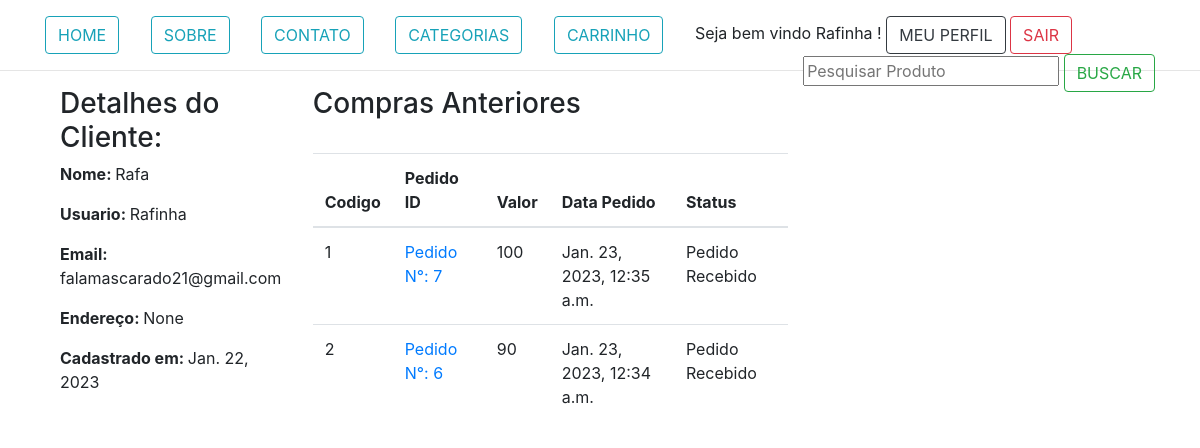
The page /perfil/ (signed in) on the database as committed earlier.
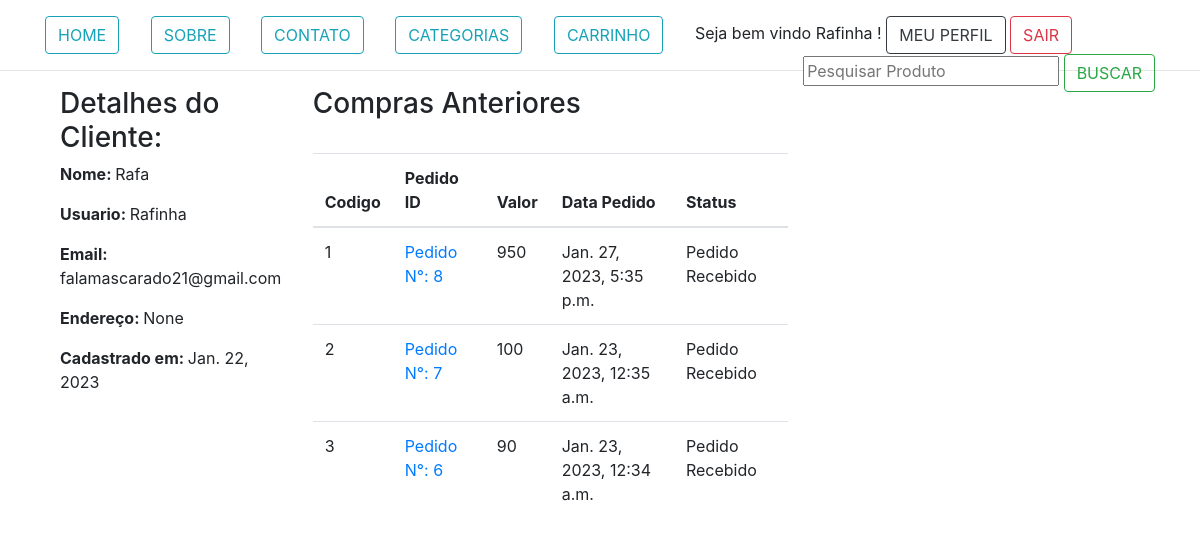
The same page on the database as committed later.
### lojaapp/models.py (models this page shows, shortened)
class Pedido_order(models.Model):
    carro = models.OneToOneField(Carro,on_delete=models.CASCADE)
    ordernando_por = models.CharField(max_length=200)
    endereco_envio = models.CharField(max_length=200)
    telefone = models.CharField(max_length=10)
    email = models.EmailField(null=True,blank=True)
    endereco_envio = models.CharField(max_length=200)
    subtotal = models.PositiveIntegerField()
    desconto = models.PositiveIntegerField()
    total = models.PositiveIntegerField()
    pedido_status = models.CharField(max_length=50,choices=PEDIDO_STATUS)
    criado_em = models.DateTimeField(auto_now_add=True)

### lojaapp/views.py (the view)
# urls.py: path("perfil/", ClientePerfilView.as_view(), name="clienteperfil"),
class ClientePerfilView(TemplateView):
    template_name = "clienteperfil.html"
    def dispatch(self,request, *args,**kwargs):
        if request.user.is_authenticated and Cliente.objects.filter(user=request.user).exists():
            pass
        else:
            return redirect("/entrar/?next=/perfil/")
        return super().dispatch(request, *args, **kwargs)
    def get_context_data(self, **kwargs):
        context = super().get_context_data(**kwargs)
        cliente = self.request.user.cliente
        context['cliente'] = cliente
        Pedidos = Pedido_order.objects.filter(carro__cliente=cliente).order_by("-id")
        context['pedidos'] = Pedidos
        return context

### templates/clienteperfil.html (shortened to what this page needs)
{% extends 'base.html' %}
{% block content %}
<div class="container">
    <div class="row">
        <div class="col-md-4">
           <h3>Detalhes do Cliente: </h3>
           <p><span class="font-weight-bold">Nome: </span>{{cliente.nome_completo}}</p>
           <p><span class="font-weight-bold">Usuario: </span>{{cliente.user.username}}</p>
           <p><span class="font-weight-bold">Email: </span>{{cliente.user.email}}</p>
           <p><span class="font-weight-bold">Endereço: </span>{{cliente.endereco}}</p>
           <p><span class="font-weight-bold">Cadastrado em: </span>{{cliente.data_on}}</p>
        </div>
        <div class="col-md-8">
            <h3>Compras Anteriores</h3>
            <br>
            <table class="table">
                <thead>
                    <tr>
                        <th>Codigo</th>
                        <th>Pedido ID</th>
                        <th>Valor</th>
                        <th>Data Pedido</th>
                        <th>Status</th>
                    </tr>
                </thead>
                <tbody>
                    {% for pedidos in pedidos %}
                    <tr>
                        <td>{{forloop.counter}}</td>
                        <td><a href="{% url 'lojaapp:clientepedidodetalhe' pedidos.pk%}"> Pedido N°: {{pedidos.id}}</td></a>
                        <td>{{pedidos.total}}</td>
                        <td>{{pedidos.criado_em}}</td>
                        <td>{{pedidos.pedido_status}}</td>
                    </tr>
                    {% endfor %}
                </tbody>
            </table>
         </div>
    </div>
</div>
{% endblock %}

Rows that differ between the two databases and show on the page:
added Pedido_order: id "8", total "950", criado_em "Jan. 27, 2023, 5:35 p.m.", pedido_status "Pedido Recebido"
